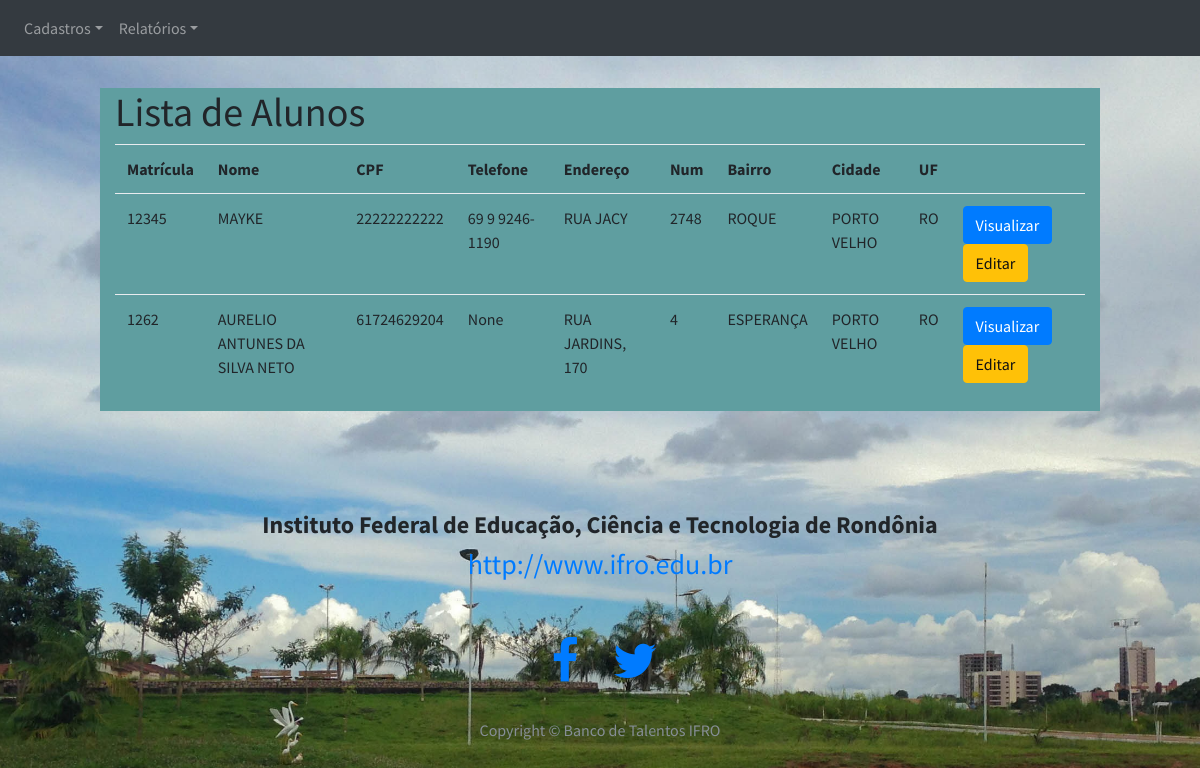
The page /listarAlunos on the database as committed earlier.
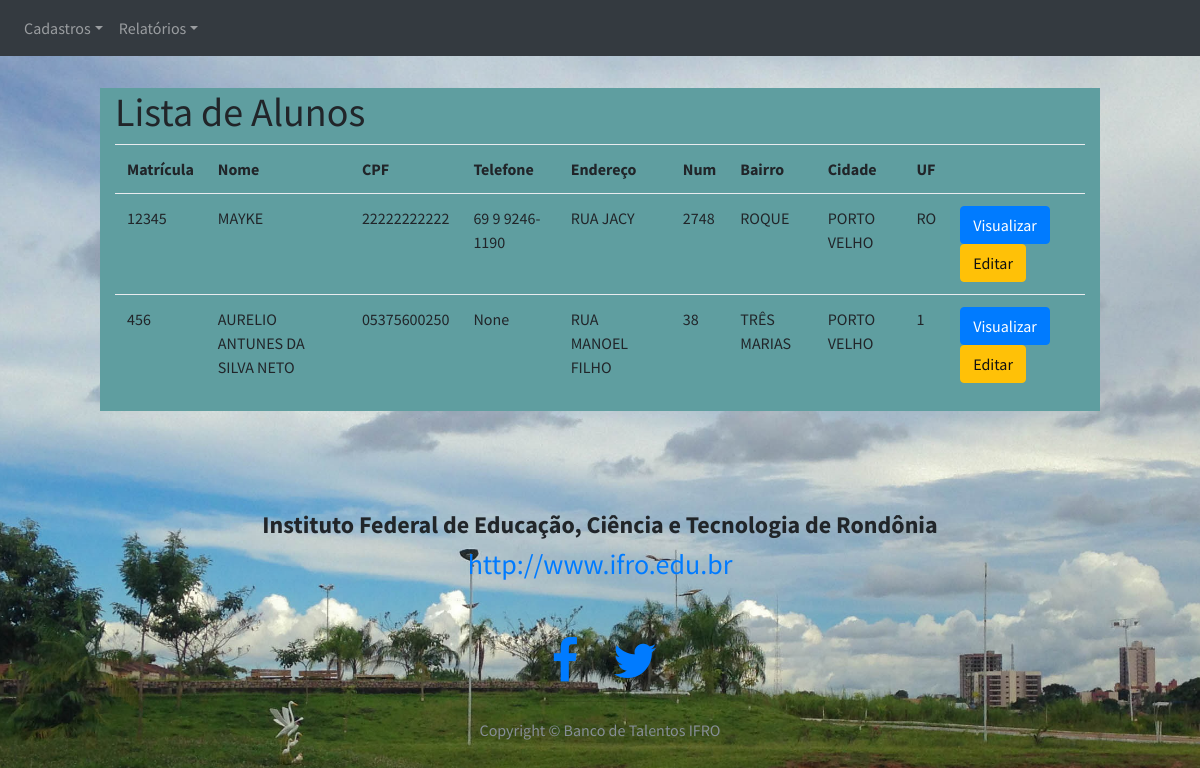
The same page on the database as committed later.
### models.py (models this page shows, shortened)
class Pessoa(db.Model):
    __tablename__ = "pessoas"
    __table_args__ = {'extend_existing': True}
    __mapper_args__ = {'polymorphic_identity': 'pessoa'}
    id = db.Column(db.Integer, autoincrement=True, primary_key=True)
    nome        = db.Column(db.String(100))
    endereco    = db.Column(db.String(50))
    num         = db.Column(db.String(10))
    complemento = db.Column(db.String(40))
    bairro      = db.Column(db.String(50))
    cidade      = db.Column(db.String(50))
    uf          = db.Column(db.String(50))
    telefone    = db.Column(db.String(15))
    email    = db.Column(db.String(15), unique= True)
    password = db.Column(db.String(10))
    tipo     = db.Column(db.Integer)  # 1 para IFRO - 2 para VISITANTE

class Aluno(Pessoa):
    __tablename__ = "alunos"
    __table_args__ = {'extend_existing': True}
    __mapper_args__ = {'polymorphic_identity': 'aluno'}
    id = db.Column(db.Integer, db.ForeignKey('pessoas.id'), primary_key=True)
    cpf = db.Column(db.String(11))
    matricula = db.Column(db.Integer)

class Pessoa(db.Model):
    __tablename__ = "pessoas"
    __table_args__ = {'extend_existing': True}
    __mapper_args__ = {'polymorphic_identity': 'pessoa'}
    id = db.Column(db.Integer, autoincrement=True, primary_key=True)
    nome        = db.Column(db.String(100))
    endereco    = db.Column(db.String(50))
    num         = db.Column(db.String(10))
    complemento = db.Column(db.String(40))
    bairro      = db.Column(db.String(50))
    cidade      = db.Column(db.String(50))
    uf          = db.Column(db.String(50))
    telefone    = db.Column(db.String(15))
    email    = db.Column(db.String(15), unique= True)
    password = db.Column(db.String(10))
    tipo     = db.Column(db.Integer)  # 1 para IFRO - 2 para VISITANTE

### app.py (the view)
@app.route('/listarAlunos')
def listarAlunos():
    alunos = models.Aluno.query.all()
    return render_template('listarAlunos.html', alunos=alunos)

### app.py (called while the page is built)
@login_manager.request_loader
def request_loader(request):
    email = request.form.get('email')
    if email not in users:
        return #'Não existe o e-mail {} cadastrado no banco'.format(email)
    user = User()
    user.id = email
    return user

### templates/listarAlunos.html (shortened to what this page needs)
{% extends 'base_ifro.html' %}
{% block conteudo %}
<br>
<br>
<div class="container col-md-10" >
    <div class="row">
        <div class="col-md-12" style="background: cadetblue">
            <h1>Lista de Alunos</h1>
            <table class="table table-hover">
                <tr>
                    <th>Matrícula</th>
                    <th>Nome</th>
                    <th>CPF</th>
                    <th>Telefone</th>
                    <th>Endereço</th>
                    <th>Num</th>
                    <th>Bairro</th>
                    <th>Cidade</th>
                    <th>UF</th>
                    <th></th>
                </tr>
                {% for aluno in alunos: %}
                <tr>
                    <td>{{ aluno.matricula }}</td>
                    <td>{{ aluno.nome.upper() }}</td>
                    <td>{{ aluno.cpf }}</td>
                    <td>{{ aluno.telefone }}</td>
                    <td>{{ aluno.endereco.upper() }}</td>
                    <td>{{ aluno.num.upper() }}</td>
                    <td>{{ aluno.bairro.upper() }}</td>
                    <td>{{ aluno.cidade.upper() }}</td>
                    <td>{{ aluno.uf.upper() }}</td>
                    <td>
                        <a href="/viewAluno/{{aluno.id}}" class="btn btn-primary">
                                Visualizar
                        </a>
                        <a href="" class="btn btn-warning">
                                Editar
                        </a>
                    </td>
                </tr>
                {% endfor %}
            </table>
        </div>
    </div>
</div>
{% endblock %}

### templates/base_ifro.html (shortened to what this page needs)
<!DOCTYPE html>
<head>
    <link href="../static/vendor/bootstrap/css/bootstrap.min.css" rel="stylesheet">
     <link href="../static/vendor/font-awesome/css/font-awesome.min.css" rel="stylesheet" type="text/css">
     <link href="../static/css/stylish-portfolio.css" rel="stylesheet">
     <link href="../static/css/signin.css" rel="stylesheet">
</head>
<body>
        <nav class="navbar navbar-expand-md navbar-dark bg-dark fixed-top">
                <div class="collapse navbar-collapse" id="navbarsExampleDefault">
                <ul class="navbar-nav mr-auto">
                    <li class="nav-item dropdown">
                        <a class="nav-link dropdown-toggle" href="http://example.com" id="dropdown01" data-toggle="dropdown" aria-haspopup="true" aria-expanded="false">
                            Cadastros</a>
                    </li>
                    <li class="nav-item dropdown">
                        <a class="nav-link dropdown-toggle" href="http://example.com" id="dropdown02" data-toggle="dropdown" aria-haspopup="true" aria-expanded="false">
                            Relatórios</a>
                    </li>
                </ul>
            </nav>
 {% block conteudo %}
 {% endblock %}
 {% block rodape %}
    <footer>
        <div class="container">
            <div class="row">
            <div class="col-lg-10 mx-auto text-center">
                <h4>
                    <strong>Instituto Federal de Educação, Ciência e Tecnologia de Rondônia</strong>
                </h4>
                <h3>
                    <a href="http://www.ifro.edu.br">http://www.ifro.edu.br</a>
                </h3>
                <br>
                <br>
                <ul class="list-inline">
                    <li class="list-inline-item">
                        <a href="https://www.facebook.com/ifrondonia/" target="_blank">
                        <i class="fa fa-facebook fa-fw fa-3x"></i>
                        </a>
                    </li>
                    <li class="list-inline-item">
                        <a href="https://twitter.com/ifrondonia" target="_blank">
                        <i class="fa fa-twitter fa-fw fa-3x"></i>
                        </a>
                    </li>
                </ul>
                <hr class="small">
                <p class="text-muted">Copyright &copy; Banco de Talentos IFRO</p>
            </div>
            </div>
        </div>
    </footer>
 {% endblock %}
</body>
</html>

### static/css/stylish-portfolio.css (style rules this page uses)
html, body { width: 100%; height: 100%; }
body { font-family: 'Source Sans Pro', 'Helvetica Neue', Helvetica, Arial, sans-serif; background: url(../img/parque_cidade.jpg ) no-repeat center center scroll ; -webkit-background-size: cover; -moz-background-size: cover; -o-background-size: cover; background-size: cover; }
hr.small { max-width: 100px; }
footer { padding: 100px 0; }

### static/css/signin.css (style rules this page uses)
body { padding-top: 40px; padding-bottom: 40px; background-color: #eee; }

Rows that differ between the two databases and show on the page:
removed Aluno: matricula "1262", nome "AURELIO ANTUNES DA SILVA NETO", cpf "61724629204", telefone "None", endereco "RUA JARDINS, 170", num "4", bairro "ESPERANÇA", cidade "PORTO VELHO", uf "RO"
added Aluno: matricula "456", nome "AURELIO ANTUNES DA SILVA NETO", cpf "05375600250", telefone "None", endereco "RUA MANOEL FILHO", num "38", bairro "TRÊS MARIAS", cidade "PORTO VELHO", uf "1"
